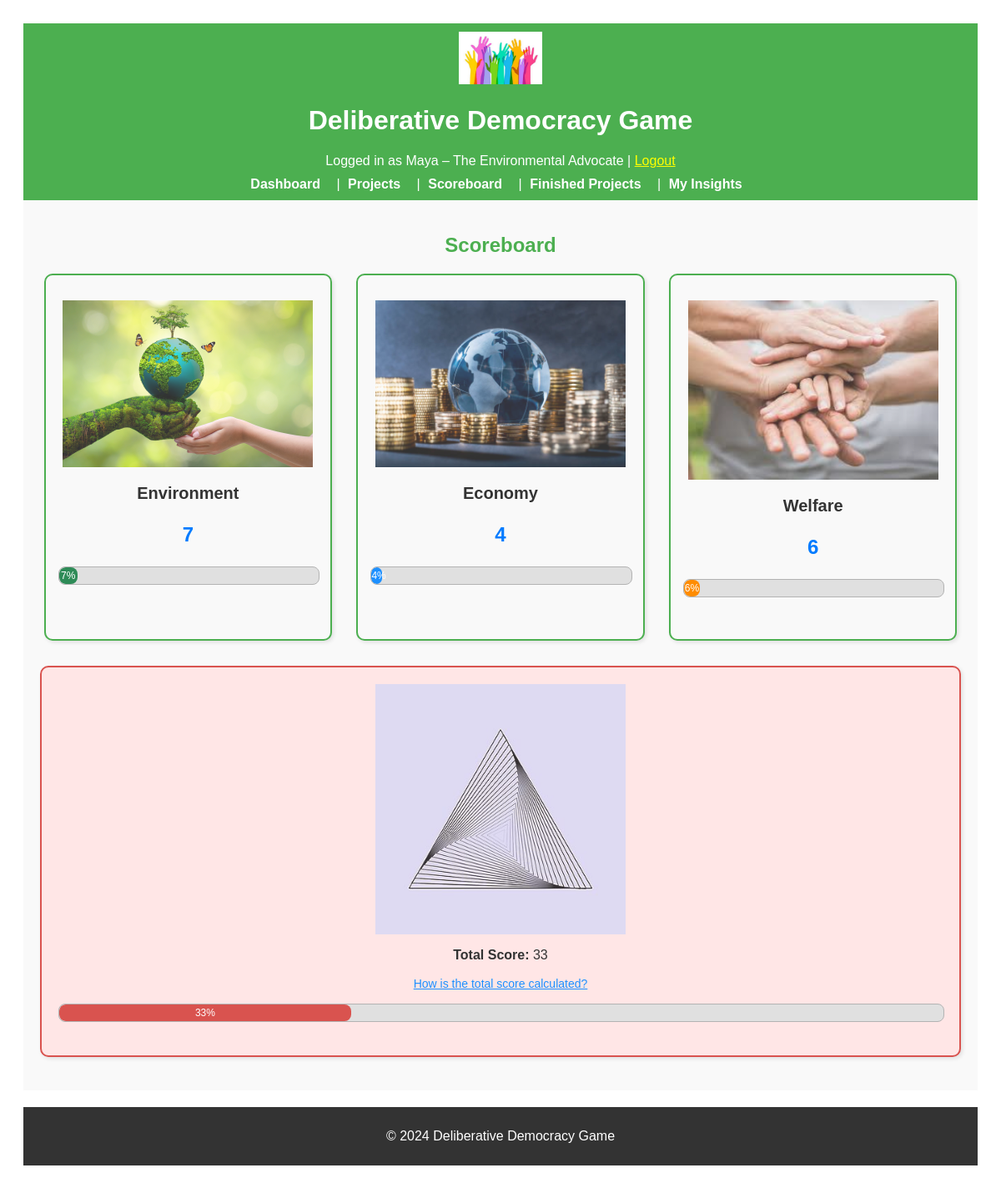
/scoreboard (signed in), run on an earlier commit of the app's database.
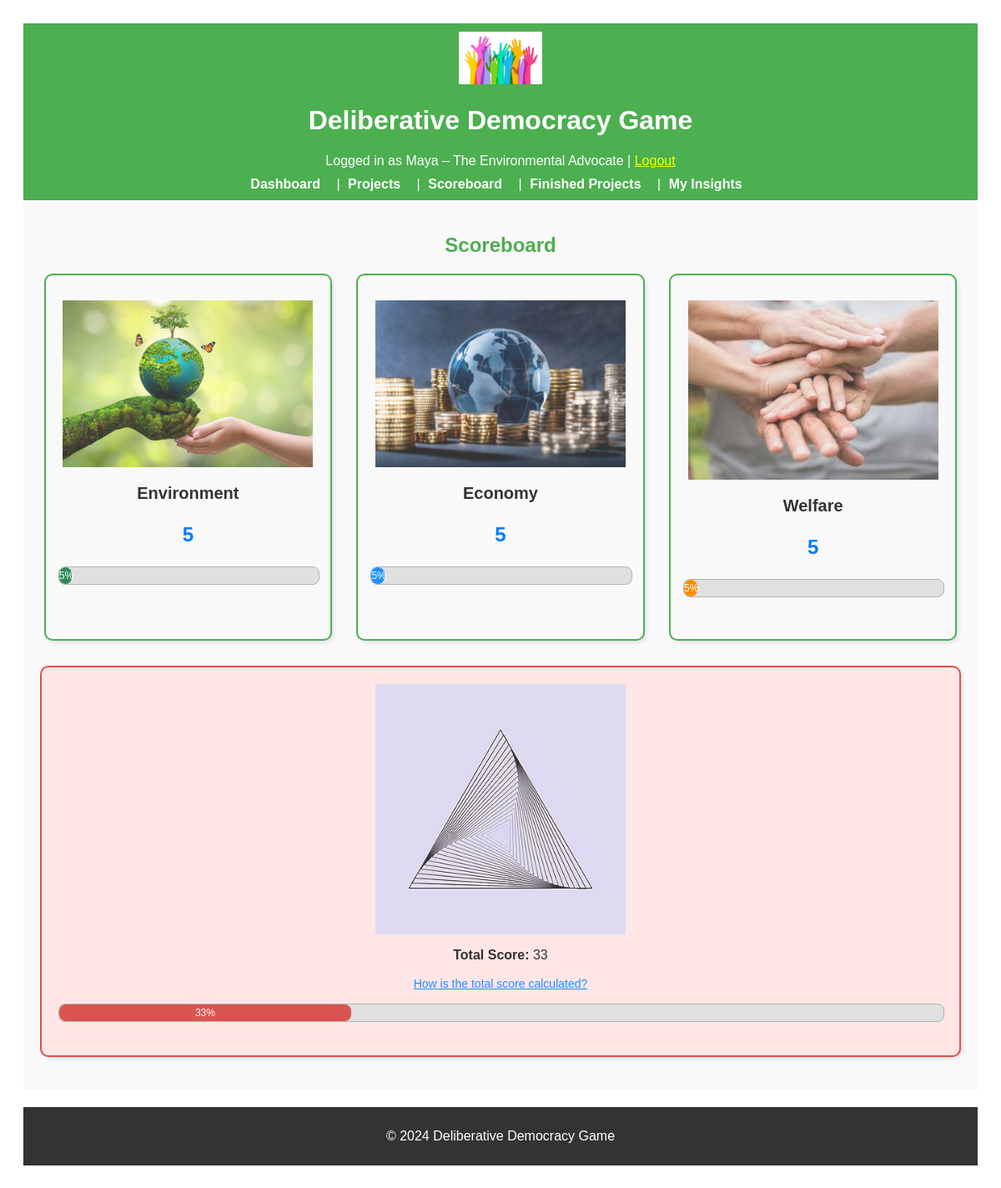
And on a later commit of the database.
### app/models.py (models this page shows, shortened)
class User(UserMixin, db.Model):
    __tablename__ = "users"
    id = db.Column(db.Integer, primary_key=True)
    character_name = db.Column(db.String(64), unique=True, nullable=False)
    interests = db.Column(db.Text, nullable=True)
    utility_criteria = db.Column(db.Text, nullable=True)
    starting_resources = db.Column(db.Text, nullable=True)
    reading = db.Column(db.Text, nullable=True)
    environment = db.Column(db.Integer, default=0, nullable=True)
    money = db.Column(db.Integer, default=0, nullable=True)
    involvement = db.Column(db.Integer, default=0, nullable=True)
    welfare = db.Column(db.Integer, default=0, nullable=True)
    resources = db.relationship("Resource", backref="user", lazy=True)
    metrics = db.relationship("Metric", backref="user", lazy=True)

class CommonMetric(db.Model):
    __tablename__ = "common_metrics"
    id = db.Column(db.Integer, primary_key=True)
    type = db.Column(
        db.String(64), nullable=False
    )  # 'Environment', 'Economy', 'Welfare'
    value = db.Column(db.Integer, default=0, nullable=False)

### app/routes.py (the view)
@main.route("/scoreboard")
@login_required
def score_board():
    common_metrics = CommonMetric.query.all()
    return render_template(
        "score_board.html",
        metrics=common_metrics,
        calculate_total_score=calculate_total_score,
    )

### app/routes.py (called while the page is built)
@login_manager.user_loader
def load_user(user_id):
    return User.query.get(int(user_id))

### app/utils.py (called while the page is built)
def calculate_total_score(environment_score, economy_score, welfare_score):
    total_sum = environment_score + economy_score + welfare_score
    scores = [environment_score, economy_score, welfare_score]
    mean_score = total_sum / 3
    balance_penalty = sum((score - mean_score) ** 2 for score in scores) / 3
    balance_score = max(0, 100 - balance_penalty)
    total_score = (total_sum / 3) * 0.7 + balance_score * 0.3  # Weighted combination
    return min(100, max(0, int(total_score)))

### app/templates/score_board.html (shortened to what this page needs)
{% extends "base.html" %}
{% block content %}
<div class="scoreboard-header">
    <h2>Scoreboard</h2>
</div>
<div class="scoreboard-metrics">
    {% for metric in metrics %}
    <div class="metric-card">
        <img src="{{ url_for('static', filename='images/' + metric.type | lower + '.png') }}"
            alt="{{ metric.type }} icon" class="metric-icon">
        <div class="metric-info">
            <h3>{{ metric.type }}</h3>
            <p class="metric-value">{{ metric.value }}</p>
        </div>
        <div class="progress-bar-container">
            <div class="progress-bar {{ metric.type | lower }}" style="width: {{ metric.value }}%; max-width: 100%;">
                {{ metric.value }}%
            </div>
        </div>
    </div>
    {% endfor %}
</div>
<div class="total-score-section">
    {% set total_score = calculate_total_score(metrics[0].value, metrics[1].value, metrics[2].value) %}
    <div class="total-score-card full-width-box">
        <div class="metric-info">
            <img src="{{ url_for('static', filename='images/total_score.png') }}" alt="Total Score icon"
                class="metric-icon">
            <p><strong>Total Score:</strong> {{ total_score }}</p>
            <a href="{{ url_for('main.total_score_info') }}" class="info-link">How is the total score calculated?</a>
        </div>
        <div class="progress-bar-container full-width-progress">
            <div class="progress-bar total" style="width: {{ total_score }}%; max-width: 100%;">
                {{ total_score }}%
            </div>
        </div>
    </div>
</div>
{% endblock %}

### app/templates/base.html (shortened to what this page needs)
<!DOCTYPE html>
<html lang="en">
<head>
    <link rel="stylesheet" href="{{ url_for('static', filename='css/styles.css') }}">
</head>
<body>
    <header style="background-color: #4CAF50; padding: 10px; color: white; text-align: center;">
        <img src="{{ url_for('static', filename='images/logo.png') }}" alt="Game Logo"
            style="width: 100px; height: auto;">
        <h1>Deliberative Democracy Game</h1>
        {% if current_user.is_authenticated %}
        <p style="margin: 0;">Logged in as {{ current_user.character_name }} | <a href="{{ url_for('main.logout') }}"
                style="color: yellow;">Logout</a></p>
        {% endif %}
        <nav style="margin-top: 10px;">
            <a href="{{ url_for('main.dashboard') }}" style="color: white; padding: 5px;">Dashboard</a> |
            <a href="{{ url_for('main.project_list') }}" style="color: white; padding: 5px;">Projects</a> |
            <a href="{{ url_for('main.score_board') }}" style="color: white; padding: 5px;">Scoreboard</a> |
            <a href="{{ url_for('main.finished_projects') }}" style="color: white; padding: 5px;">Finished Projects</a>
            |
            <a href="{{ url_for('main.insight') }}" style="color: white; padding: 5px;">My Insights</a>
        </nav>
    </header>
    <main style="padding: 20px; background-color: #f9f9f9;">
        {% block content %}{% endblock %}
    </main>
    <footer style="background-color: #333; color: white; text-align: center; padding: 10px; margin-top: 20px;">
        <p>&copy; 2024 Deliberative Democracy Game</p>
    </footer>
</body>
</html>

### app/static/css/styles.css (style rules this page uses)
header { background-color: #4CAF50; color: white; padding: 15px; text-align: center; }
nav a { color: white; text-decoration: none; margin-right: 10px; font-weight: bold; }
footer { background-color: #333; color: white; text-align: center; padding: 10px; margin-top: 20px; }
.progress-bar-container { width: 100%; background-color: #e0e0e0; border-radius: 8px; margin-bottom: 20px; overflow: hidden; position: relative; border: 1px solid #b3b3b3; }
.scoreboard-header { text-align: center; color: #4CAF50; margin-bottom: 20px; }
.scoreboard-metrics { display: flex; flex-wrap: wrap; gap: 20px; justify-content: space-around; }
.metric-card { position: relative; border: 2px solid #4CAF50; border-radius: 10px; padding: 30px 15px; background-color: #f9f9f9; text-align: center; width: calc(30% - 20px); box-shadow: 2px 2px 5px rgba(0, 0, 0, 0.1); overflow: hidden; }
.metric-card h3 { font-size: 20px; margin-bottom: 5px; color: #333; }
.metric-info { position: relative; z-index: 2; color: #333; }
.metric-value { font-size: 24px; color: #555; font-weight: bold; }
.metric-icon { width: 300px; height: auto; opacity: 0.8; margin-bottom: 10px; display: block; margin-left: auto; margin-right: auto; }
.full-width-box { border: 2px solid #d9534f; background-color: rgba(217, 83, 79, 0.1); padding: 20px; border-radius: 10px; text-align: center; box-shadow: 2px 2px 10px rgba(0, 0, 0, 0.1); }
.full-width-progress { width: 100%; margin-top: 15px; }
.total-score-section { margin-top: 30px; width: 100%; }
.total-score-card { background-color: #ffe6e6; border: 2px solid #d9534f; border-radius: 10px; padding: 20px; text-align: center; width: 100%; box-sizing: border-box; margin-bottom: 20px; box-shadow: 2px 2px 5px rgba(0, 0, 0, 0.1); }
.info-link { color: #1e90ff; text-decoration: underline; font-size: 14px; }
.progress-bar { height: 20px; border-radius: 8px; text-align: center; color: white; font-size: 12px; line-height: 20px; width: 0; transition: width 1s ease-in-out; }
.progress-bar.environment { background-color: #2e8b57; }
.progress-bar.economy { background-color: #1e90ff; }
.progress-bar.welfare { background-color: #ff8c00; }
.progress-bar.total { background-color: #d9534f; }
.metric-value { color: #007bff; font-weight: bold; }

What changed in the data, as far as the page shows it:
changed CommonMetric "Environment": value "7" → "5"
changed CommonMetric "Economy": value "4" → "5"
changed CommonMetric "Welfare": value "6" → "5"
